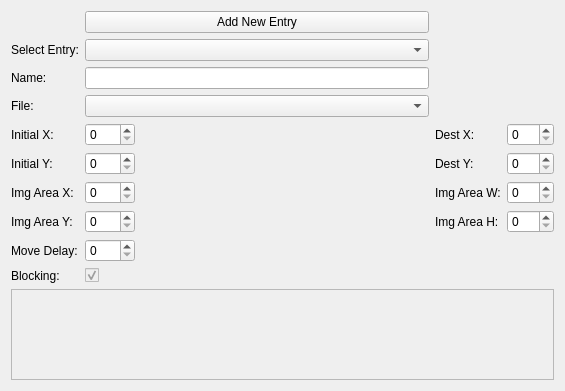
<?xml version="1.0" encoding="UTF-8"?>
<ui version="4.0">
 <class>tab_image</class>
 <widget class="QWidget" name="tab_image">
  <property name="geometry">
   <rect>
    <x>0</x>
    <y>0</y>
    <width>565</width>
    <height>391</height>
   </rect>
  </property>
  <property name="windowTitle">
   <string>Form</string>
  </property>
  <layout class="QVBoxLayout" name="verticalLayout_2">
   <item>
    <layout class="QGridLayout" name="gridLayout">
     <item row="4" column="2">
      <widget class="QLabel" name="label_6">
       <property name="text">
        <string>Dest X:</string>
       </property>
      </widget>
     </item>
     <item row="11" column="0">
      <widget class="QLabel" name="label_9">
       <property name="text">
        <string>Blocking:</string>
       </property>
      </widget>
     </item>
     <item row="4" column="1">
      <widget class="QSpinBox" name="init_x_spinBox">
       <property name="maximumSize">
        <size>
         <width>50</width>
         <height>16777215</height>
        </size>
       </property>
       <property name="maximum">
        <number>999</number>
       </property>
      </widget>
     </item>
     <item row="2" column="1">
      <widget class="QLineEdit" name="name_textEdit"/>
     </item>
     <item row="2" column="0">
      <widget class="QLabel" name="label_2">
       <property name="text">
        <string>Name:</string>
       </property>
      </widget>
     </item>
     <item row="11" column="1">
      <widget class="QCheckBox" name="blocking_checkBox">
       <property name="enabled">
        <bool>false</bool>
       </property>
       <property name="text">
        <string/>
       </property>
       <property name="shortcut">
        <string>Ctrl+S</string>
       </property>
       <property name="checked">
        <bool>true</bool>
       </property>
      </widget>
     </item>
     <item row="3" column="1">
      <widget class="QComboBox" name="filename_comboBox"/>
     </item>
     <item row="1" column="0">
      <widget class="QLabel" name="label">
       <property name="text">
        <string>Select Entry:</string>
       </property>
      </widget>
     </item>
     <item row="10" column="0">
      <widget class="QLabel" name="label_8">
       <property name="text">
        <string>Move Delay:</string>
       </property>
      </widget>
     </item>
     <item row="5" column="1">
      <widget class="QSpinBox" name="init_y_spinBox">
       <property name="maximumSize">
        <size>
         <width>50</width>
         <height>16777215</height>
        </size>
       </property>
       <property name="maximum">
        <number>999</number>
       </property>
      </widget>
     </item>
     <item row="10" column="1">
      <widget class="QSpinBox" name="delay_spinBox">
       <property name="maximumSize">
        <size>
         <width>50</width>
         <height>16777215</height>
        </size>
       </property>
       <property name="maximum">
        <number>999</number>
       </property>
      </widget>
     </item>
     <item row="3" column="0">
      <widget class="QLabel" name="label_3">
       <property name="text">
        <string>File:</string>
       </property>
      </widget>
     </item>
     <item row="1" column="1">
      <widget class="QComboBox" name="select_comboBox"/>
     </item>
     <item row="0" column="1">
      <widget class="QPushButton" name="add_Button">
       <property name="text">
        <string>Add New Entry</string>
       </property>
      </widget>
     </item>
     <item row="5" column="0">
      <widget class="QLabel" name="label_5">
       <property name="text">
        <string>Initial Y:</string>
       </property>
      </widget>
     </item>
     <item row="4" column="0">
      <widget class="QLabel" name="label_4">
       <property name="text">
        <string>Initial X:</string>
       </property>
      </widget>
     </item>
     <item row="5" column="3">
      <widget class="QSpinBox" name="desty_spinBox">
       <property name="maximumSize">
        <size>
         <width>50</width>
         <height>16777215</height>
        </size>
       </property>
       <property name="maximum">
        <number>999</number>
       </property>
      </widget>
     </item>
     <item row="4" column="3">
      <widget class="QSpinBox" name="destx_spinBox">
       <property name="maximumSize">
        <size>
         <width>50</width>
         <height>16777215</height>
        </size>
       </property>
       <property name="maximum">
        <number>999</number>
       </property>
      </widget>
     </item>
     <item row="5" column="2">
      <widget class="QLabel" name="label_7">
       <property name="text">
        <string>Dest Y:</string>
       </property>
      </widget>
     </item>
     <item row="6" column="0">
      <widget class="QLabel" name="label_10">
       <property name="text">
        <string>Img Area X:</string>
       </property>
      </widget>
     </item>
     <item row="7" column="0">
      <widget class="QLabel" name="label_11">
       <property name="text">
        <string>Img Area Y:</string>
       </property>
      </widget>
     </item>
     <item row="6" column="1">
      <widget class="QSpinBox" name="img_area_x">
       <property name="maximumSize">
        <size>
         <width>50</width>
         <height>16777215</height>
        </size>
       </property>
      </widget>
     </item>
     <item row="7" column="1">
      <widget class="QSpinBox" name="img_area_y">
       <property name="maximumSize">
        <size>
         <width>50</width>
         <height>16777215</height>
        </size>
       </property>
      </widget>
     </item>
     <item row="6" column="2">
      <widget class="QLabel" name="label_12">
       <property name="text">
        <string>Img Area W:</string>
       </property>
      </widget>
     </item>
     <item row="7" column="2">
      <widget class="QLabel" name="label_13">
       <property name="text">
        <string>Img Area H:</string>
       </property>
      </widget>
     </item>
     <item row="6" column="3">
      <widget class="QSpinBox" name="img_area_w">
       <property name="maximumSize">
        <size>
         <width>50</width>
         <height>16777215</height>
        </size>
       </property>
      </widget>
     </item>
     <item row="7" column="3">
      <widget class="QSpinBox" name="img_area_h">
       <property name="maximumSize">
        <size>
         <width>50</width>
         <height>16777215</height>
        </size>
       </property>
      </widget>
     </item>
    </layout>
   </item>
   <item>
    <widget class="QScrollArea" name="scrollArea">
     <property name="widgetResizable">
      <bool>true</bool>
     </property>
     <widget class="QWidget" name="scrollAreaWidgetContents">
      <property name="geometry">
       <rect>
        <x>0</x>
        <y>0</y>
        <width>545</width>
        <height>113</height>
       </rect>
      </property>
      <layout class="QGridLayout" name="gridLayout_2">
       <item row="0" column="0">
        <widget class="ImageAreaPreview" name="image_preview_widget" native="true"/>
       </item>
      </layout>
     </widget>
    </widget>
   </item>
  </layout>
 </widget>
 <customwidgets>
  <customwidget>
   <class>ImageAreaPreview</class>
   <extends>QWidget</extends>
   <header>scenes/imageareapreview.h</header>
   <container>1</container>
  </customwidget>
 </customwidgets>
 <resources/>
 <connections/>
</ui>
